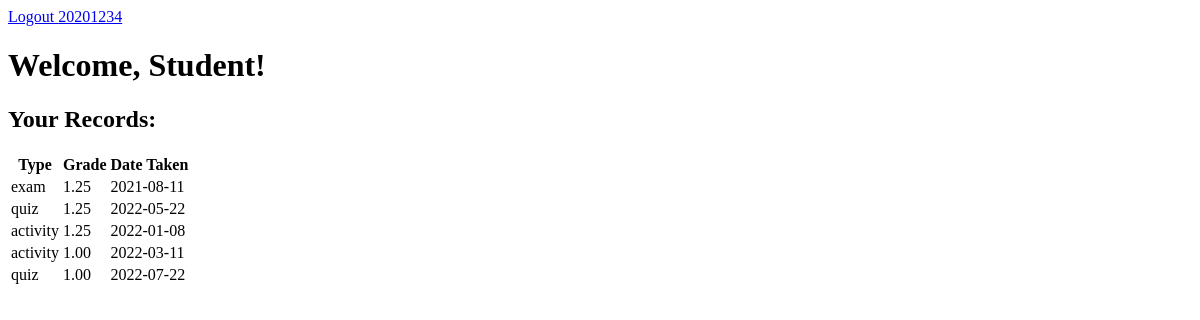
Screenshot of /student.php (signed in) with the database file from the repository.
### tables this page shows
CREATE TABLE `records` (
  `studentNo` varchar(8) NOT NULL,
  `ReferenceNo` varchar(4) NOT NULL,
  `Type` varchar(20) DEFAULT NULL,
  `Score` int(11) DEFAULT NULL,
  `Grade` enum('1.00','1.25','1.50','1.75','2.00','2.25','2.50','2.75','3.00','3.25','3.50','3.75','4.00','4.25','4.50','4.75','5.00','INC','UD') DEFAULT NULL,
  `DateTaken` date DEFAULT NULL
);

### student.php (the view, shortened to what this page needs)
<?php
$studentNo = $_SESSION['student_no'];
include('config/db_connect.php');
$sql = "SELECT * FROM Records WHERE StudentNo = ?";
$stmt = $conn->prepare($sql);
$stmt->bind_param('s', $studentNo);
$stmt->execute();
$result = $stmt->get_result();
?>
<!DOCTYPE html>
<html>
<head>
  <link rel="stylesheet" href="css/aniera.css">
</head>
<body>
<a href="logout.php" onclick="clearTextField()">Logout <?php echo $_SESSION['username']; ?></a>
  <h1>Welcome, Student!</h1>
  <h2>Your Records:</h2>
  <table>
    <tr>
      <th>Type</th>
      <th>Grade</th>
      <th>Date Taken</th>
    </tr>
    <?php
    if ($result) {
      if ($result->num_rows > 0) {
        while ($row = $result->fetch_assoc()) {
          echo "<tr>";
          echo "<td>" . $row['Type'] . "</td>";
          echo "<td>" . $row['Grade'] . "</td>";
          echo "<td>" . $row['DateTaken'] . "</td>";
          echo "</tr>";
        }
      } else {
        echo "<tr><td colspan='5'>No records found.</td></tr>";
      }
    }
    ?>
  </table>
</body>
</html>

### rows the page displays
records: Type "exam", Grade "1.25", DateTaken "2021-08-11"
records: Type "quiz", Grade "1.25", DateTaken "2022-05-22"
records: Type "activity", Grade "1.25", DateTaken "2022-01-08"
records: Type "activity", Grade "1.00", DateTaken "2022-03-11"
records: Type "quiz", Grade "1.00", DateTaken "2022-07-22"

### other values shown
$_SESSION['username'] "20201234"
